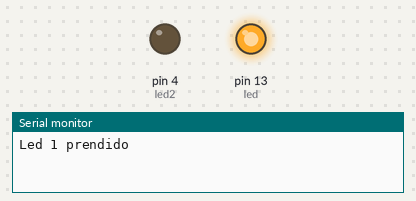
This sketch was run on a simulated Arduino Uno, built with avr-gcc and run on an emulated ATmega328P. On the bench: output pins drawn as LEDs (lit = HIGH), the last lines printed to the serial monitor.

Above: at 0.5 s.
At 2.5 s:
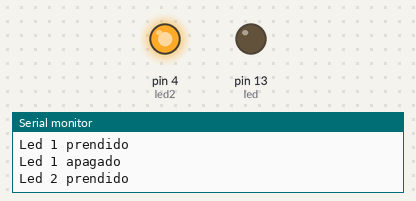
At 3.5 s:
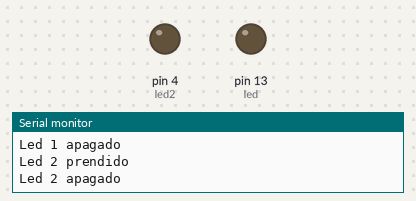
Timing chart, 0 to 5.2 s (numbered marks = the images above):
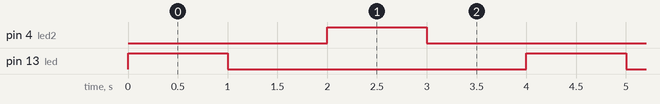

Measured:
- by itself, pin 4 (led2), pin 13 (led): alternates HIGH for 1.0 s and LOW for 3.0 s
- by itself, everything shown: repeats every 4.0 s, in 4 steps

The sketch:

P4_BLINK_LED.ino
```cpp
int led = 13;
int led2 = 4;

void setup() {
  pinMode(led, OUTPUT);
  pinMode(led2, OUTPUT);
  Serial.begin(9600); // Iniciar la comunicación serial a 9600 baudios
}

void loop() {
  digitalWrite(led, HIGH);
  Serial.println("Led 1 prendido");
  delay(1000);
  digitalWrite(led, LOW);
  Serial.println("Led 1 apagado");
  delay(1000);

  digitalWrite(led2, HIGH);
  Serial.println("Led 2 prendido");
  delay(1000);
  digitalWrite(led2, LOW);
  Serial.println("Led 2 apagado");
  delay(1000);
}
```
